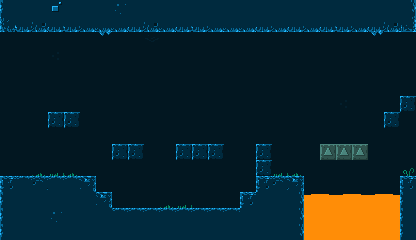

This is a level from a 2D game, rendered from its Tiled map with the project's own tilesets. A one-line summary and the complete map file follow:
An orthogonal 26x15 tile map with 16x16 px tiles, 3 tile layers (collideLayer, tileLayer, fakeLayer) and 20 objects.

<map version="1.0" tiledversion="1.1.3" orientation="orthogonal" renderorder="right-down" width="26" height="15" tilewidth="16" tileheight="16" infinite="0" nextobjectid="367">
 <tileset firstgid="1" name="tiles" tilewidth="16" tileheight="16" tilecount="70" columns="10">
  <image source="../img/tiles.png" width="160" height="112" />
 </tileset>
 <layer name="collideLayer" width="26" height="15">
  <data encoding="csv">
2,2,2,2,2,2,2,2,2,2,2,2,2,2,2,2,2,2,2,2,2,2,2,2,2,2,
2,2,2,2,2,2,2,2,2,2,2,2,2,2,2,2,2,2,2,2,2,2,2,2,2,2,
0,0,0,0,0,0,0,0,0,0,0,0,0,0,0,0,0,0,0,0,0,0,0,0,0,0,
0,0,0,0,0,0,0,0,0,0,0,0,0,0,0,0,0,0,0,0,0,0,0,0,0,0,
0,0,0,0,0,0,0,0,0,0,0,0,0,0,0,0,0,0,0,0,0,0,0,0,0,0,
0,0,0,0,0,0,0,0,0,0,0,0,0,0,0,0,0,0,0,0,0,0,0,0,0,0,
0,0,0,0,0,0,0,0,0,0,0,0,0,0,0,0,0,0,0,0,0,0,0,0,0,2,
0,0,0,2,2,0,0,0,0,0,0,0,0,0,0,0,0,0,0,0,0,0,0,0,2,0,
0,0,0,0,0,0,0,0,0,0,0,0,0,0,0,0,0,0,0,0,0,0,0,0,0,0,
0,0,0,0,0,0,0,2,2,0,0,2,2,2,0,0,2,0,0,0,4,4,4,0,0,0,
0,0,0,0,0,0,0,0,0,0,0,0,0,0,0,0,2,0,0,0,0,0,0,0,0,0,
2,2,2,2,2,2,0,0,0,0,0,0,0,0,0,0,2,2,2,0,0,0,0,0,0,2,
2,2,2,2,2,2,2,0,0,0,0,0,0,0,0,2,2,2,2,3,3,3,3,3,3,2,
2,2,2,2,2,2,2,2,2,2,2,2,2,2,2,2,2,2,2,3,3,3,3,3,3,2,
2,2,2,2,2,2,2,2,2,2,2,2,2,2,2,2,2,2,2,3,3,3,3,3,3,2
</data>
 </layer>
 <layer name="tileLayer" width="26" height="15">
  <data encoding="csv">
51,54,54,52,54,54,54,53,54,54,54,54,54,54,54,54,54,54,54,54,54,54,54,54,54,55,
11,12,13,12,12,14,14,14,12,13,14,12,12,14,14,14,12,14,12,14,12,12,14,12,13,15,
33,33,33,33,33,33,21,33,33,23,22,33,33,33,33,33,33,33,33,33,33,33,33,21,33,33,
33,33,33,25,33,33,33,33,33,22,22,33,33,33,33,33,33,33,33,33,33,33,33,33,33,33,
33,33,33,33,33,33,33,33,33,33,33,33,33,33,33,33,33,33,33,33,33,33,33,33,33,33,
33,33,33,33,33,34,33,33,33,33,33,33,33,33,33,33,33,33,33,33,33,33,33,33,33,33,
33,33,33,33,33,33,33,33,33,33,33,33,33,33,33,33,33,33,33,33,33,25,33,33,33,49,
33,33,33,49,49,34,33,33,33,33,33,33,33,33,33,33,33,33,33,33,33,33,33,33,49,33,
33,33,33,33,33,33,33,33,33,33,33,33,33,33,33,33,33,33,33,33,33,33,33,33,33,33,
33,33,33,33,33,33,33,49,49,33,33,49,49,49,33,33,49,33,33,33,36,36,36,33,33,33,
33,33,32,31,32,33,33,33,33,33,33,33,33,33,33,33,49,31,32,33,33,33,33,33,34,35,
41,44,43,44,44,45,34,34,34,34,34,34,34,34,34,34,41,43,45,34,34,34,34,34,34,41,
51,54,54,54,54,54,45,34,34,34,32,31,34,34,34,41,54,54,55,16,17,16,17,16,17,51,
51,54,54,53,54,54,54,44,44,44,44,44,44,44,44,54,54,54,55,26,26,26,26,26,26,51,
51,54,54,54,54,54,54,54,54,54,54,54,54,54,54,54,54,54,55,26,26,26,26,26,26,51
</data>
 </layer>
 <layer name="fakeLayer" width="26" height="15">
  <data encoding="csv">
0,0,0,0,0,0,0,0,0,0,0,0,0,0,0,0,0,0,0,0,0,0,0,0,0,0,
0,0,0,0,0,0,0,0,0,0,0,0,0,0,0,0,0,0,0,0,0,0,0,0,0,0,
0,0,0,0,0,0,0,0,0,0,0,0,0,0,0,0,0,0,0,0,0,0,0,0,0,0,
0,0,0,0,0,0,0,0,0,0,0,0,0,0,0,0,0,0,0,0,0,0,0,0,0,0,
0,0,0,0,0,0,0,0,0,0,0,0,0,0,0,0,0,0,0,0,0,0,0,0,0,0,
0,0,0,0,0,0,0,0,0,0,0,0,0,0,0,0,0,0,0,0,0,0,0,0,0,0,
0,0,0,0,0,0,0,0,0,0,0,0,0,0,0,0,0,0,0,0,0,0,0,0,0,0,
0,0,0,0,0,0,0,0,0,0,0,0,0,0,0,0,0,0,0,0,0,0,0,0,0,0,
0,0,0,0,0,0,0,0,0,0,0,0,0,0,0,0,0,0,0,0,0,0,0,0,0,0,
0,0,0,0,0,0,0,0,0,0,0,0,0,0,0,0,0,0,0,0,0,0,0,0,0,0,
0,0,0,0,0,0,0,0,0,0,0,0,0,0,0,0,0,0,0,0,0,0,0,0,0,0,
0,0,0,0,0,0,0,0,0,0,0,0,0,0,0,0,0,0,0,0,0,0,0,0,0,0,
0,0,0,0,0,0,0,0,0,0,0,0,0,0,0,0,0,0,0,0,0,0,0,0,0,0,
0,0,0,0,0,0,0,0,0,0,0,0,0,0,0,0,0,0,0,0,0,0,0,0,0,0,
0,0,0,0,0,0,0,0,0,0,0,0,0,0,0,0,0,0,0,0,0,0,0,0,0,0
</data>
 </layer>
 <objectgroup name="objectLayer">
  <object id="347" gid="67" x="48" y="112" width="16" height="16" />
  <object id="348" gid="64" x="400" y="96" width="16" height="16" />
  <object id="349" gid="65" x="160" y="144" width="16" height="16" />
  <object id="350" gid="65" x="176" y="144" width="16" height="16" />
  <object id="351" gid="65" x="208" y="144" width="16" height="16" />
  <object id="352" gid="65" x="192" y="144" width="16" height="16" />
  <object id="353" gid="65" x="224" y="144" width="16" height="16" />
  <object id="354" gid="65" x="16" y="96" width="16" height="16" />
  <object id="355" gid="65" x="16" y="112" width="16" height="16" />
  <object id="356" gid="65" x="16" y="128" width="16" height="16" />
  <object id="357" gid="65" x="16" y="144" width="16" height="16" />
  <object id="358" gid="62" x="80" y="176" width="16" height="16" />
  <object id="359" gid="62" x="256" y="144" width="16" height="16" />
  <object id="360" gid="63" x="352" y="128" width="16" height="16" />
  <object id="361" gid="63" x="320" y="128" width="16" height="16" />
  <object id="362" gid="63" x="288" y="128" width="16" height="16" />
  <object id="363" gid="63" x="128" y="96" width="16" height="16" />
  <object id="364" gid="63" x="160" y="96" width="16" height="16" />
  <object id="365" gid="63" x="192" y="96" width="16" height="16" />
  <object id="366" gid="61" x="128" y="208" width="16" height="16">
   <properties>
    <property name="scaleY" type="int" value="1" />
   </properties>
  </object>
 </objectgroup>
</map>